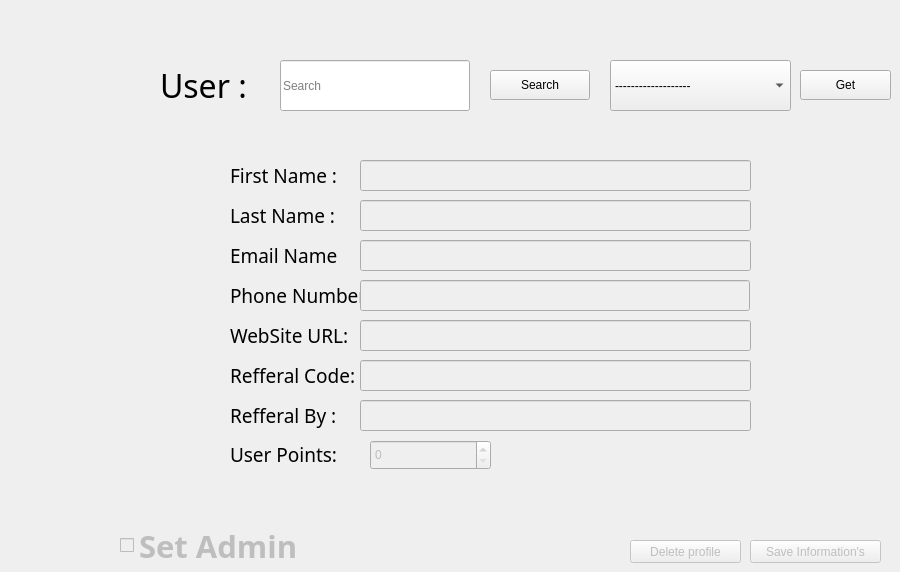
    <widget class="QWidget" name="tab">
     <attribute name="title">
      <string>الاعضاء</string>
     </attribute>
     <widget class="QLabel" name="label_11">
      <property name="geometry">
       <rect>
        <x>160</x>
        <y>70</y>
        <width>101</width>
        <height>31</height>
       </rect>
      </property>
      <property name="font">
       <font>
        <family>MingLiU_HKSCS-ExtB</family>
        <pointsize>24</pointsize>
       </font>
      </property>
      <property name="text">
       <string>User :</string>
      </property>
     </widget>
     <widget class="QComboBox" name="comboBox">
      <property name="geometry">
       <rect>
        <x>610</x>
        <y>60</y>
        <width>181</width>
        <height>51</height>
       </rect>
      </property>
      <item>
       <property name="text">
        <string>-------------------</string>
       </property>
      </item>
     </widget>
     <widget class="QPushButton" name="pushButton_3">
      <property name="geometry">
       <rect>
        <x>800</x>
        <y>70</y>
        <width>91</width>
        <height>30</height>
       </rect>
      </property>
      <property name="text">
       <string>Get</string>
      </property>
     </widget>
     <widget class="QLineEdit" name="lineEdit_13">
      <property name="geometry">
       <rect>
        <x>280</x>
        <y>60</y>
        <width>190</width>
        <height>51</height>
       </rect>
      </property>
      <property name="placeholderText">
       <string>Search</string>
      </property>
     </widget>
     <widget class="QPushButton" name="pushButton_6">
      <property name="geometry">
       <rect>
        <x>490</x>
        <y>70</y>
        <width>100</width>
        <height>30</height>
       </rect>
      </property>
      <property name="text">
       <string>Search</string>
      </property>
     </widget>
     <widget class="QLineEdit" name="lineEdit_8">
      <property name="enabled">
       <bool>false</bool>
      </property>
      <property name="geometry">
       <rect>
        <x>360</x>
        <y>160</y>
        <width>391</width>
        <height>31</height>
       </rect>
      </property>
     </widget>
     <widget class="QLabel" name="label_15">
      <property name="geometry">
       <rect>
        <x>230</x>
        <y>280</y>
        <width>141</width>
        <height>31</height>
       </rect>
      </property>
      <property name="font">
       <font>
        <family>MingLiU_HKSCS-ExtB</family>
        <pointsize>14</pointsize>
       </font>
      </property>
      <property name="text">
       <string>Phone Number:</string>
      </property>
     </widget>
     <widget class="QLabel" name="label_16">
      <property name="geometry">
       <rect>
        <x>230</x>
        <y>320</y>
        <width>131</width>
        <height>31</height>
       </rect>
      </property>
      <property name="font">
       <font>
        <family>MingLiU_HKSCS-ExtB</family>
        <pointsize>14</pointsize>
       </font>
      </property>
      <property name="text">
       <string>WebSite URL:</string>
      </property>
     </widget>
     <widget class="QLabel" name="label_13">
      <property name="geometry">
       <rect>
        <x>230</x>
        <y>200</y>
        <width>111</width>
        <height>31</height>
       </rect>
      </property>
      <property name="font">
       <font>
        <family>MingLiU_HKSCS-ExtB</family>
        <pointsize>14</pointsize>
       </font>
      </property>
      <property name="text">
       <string>Last Name :</string>
      </property>
     </widget>
     <widget class="QLineEdit" name="lineEdit_11">
      <property name="enabled">
       <bool>false</bool>
      </property>
      <property name="geometry">
       <rect>
        <x>360</x>
        <y>280</y>
        <width>390</width>
        <height>31</height>
       </rect>
      </property>
     </widget>
     <widget class="QLineEdit" name="lineEdit_9">
      <property name="enabled">
       <bool>false</bool>
      </property>
      <property name="geometry">
       <rect>
        <x>360</x>
        <y>200</y>
        <width>391</width>
        <height>31</height>
       </rect>
      </property>
     </widget>
     <widget class="QLabel" name="label_12">
      <property name="geometry">
       <rect>
        <x>230</x>
        <y>160</y>
        <width>111</width>
        <height>31</height>
       </rect>
      </property>
      <property name="font">
       <font>
        <family>MingLiU_HKSCS-ExtB</family>
        <pointsize>14</pointsize>
       </font>
      </property>
      <property name="text">
       <string>First Name :</string>
      </property>
     </widget>
     <widget class="QLabel" name="label_14">
      <property name="geometry">
       <rect>
        <x>230</x>
        <y>240</y>
        <width>111</width>
        <height>31</height>
       </rect>
      </property>
      <property name="font">
       <font>
        <family>MingLiU_HKSCS-ExtB</family>
        <pointsize>14</pointsize>
       </font>
      </property>
      <property name="text">
       <string>Email Name :</string>
      </property>
     </widget>
     <widget class="QLineEdit" name="lineEdit_12">
      <property name="enabled">
       <bool>false</bool>
      </property>
      <property name="geometry">
       <rect>
        <x>360</x>
        <y>320</y>
        <width>391</width>
        <height>31</height>
       </rect>
      </property>
     </widget>
     <widget class="QLineEdit" name="lineEdit_10">
      <property name="enabled">
       <bool>false</bool>
      </property>
      <property name="geometry">
       <rect>
        <x>360</x>
        <y>240</y>
        <width>391</width>
        <height>31</height>
       </rect>
      </property>
     </widget>
     <widget class="QCheckBox" name="checkBox">
      <property name="enabled">
       <bool>false</bool>
      </property>
      <property name="geometry">
       <rect>
        <x>120</x>
        <y>530</y>
        <width>191</width>
        <height>31</height>
       </rect>
      </property>
      <property name="font">
       <font>
        <family>MingLiU-ExtB</family>
        <pointsize>23</pointsize>
        <weight>75</weight>
        <bold>true</bold>
       </font>
      </property>
      <property name="text">
       <string>Set Admin</string>
      </property>
     </widget>
     <widget class="QPushButton" name="pushButton_5">
      <property name="enabled">
       <bool>false</bool>
      </property>
      <property name="geometry">
       <rect>
        <x>630</x>
        <y>540</y>
        <width>111</width>
        <height>23</height>
       </rect>
      </property>
      <property name="text">
       <string>Delete profile</string>
      </property>
     </widget>
     <widget class="QPushButton" name="pushButton_4">
      <property name="enabled">
       <bool>false</bool>
      </property>
      <property name="geometry">
       <rect>
        <x>750</x>
        <y>540</y>
        <width>131</width>
        <height>23</height>
       </rect>
      </property>
      <property name="text">
       <string>Save Information's</string>
      </property>
     </widget>
     <widget class="QLabel" name="label_29">
      <property name="geometry">
       <rect>
        <x>230</x>
        <y>439</y>
        <width>131</width>
        <height>31</height>
       </rect>
      </property>
      <property name="font">
       <font>
        <family>MingLiU_HKSCS-ExtB</family>
        <pointsize>14</pointsize>
       </font>
      </property>
      <property name="text">
       <string>User Points:</string>
      </property>
     </widget>
     <widget class="QSpinBox" name="spinBox">
      <property name="enabled">
       <bool>false</bool>
      </property>
      <property name="geometry">
       <rect>
        <x>370</x>
        <y>440</y>
        <width>121</width>
        <height>30</height>
       </rect>
      </property>
      <property name="readOnly">
       <bool>false</bool>
      </property>
      <property name="maximum">
       <number>999999999</number>
      </property>
     </widget>
     <widget class="QLabel" name="label_31">
      <property name="geometry">
       <rect>
        <x>230</x>
        <y>360</y>
        <width>131</width>
        <height>31</height>
       </rect>
      </property>
      <property name="font">
       <font>
        <family>MingLiU_HKSCS-ExtB</family>
        <pointsize>14</pointsize>
       </font>
      </property>
      <property name="text">
       <string>Refferal Code:</string>
      </property>
     </widget>
     <widget class="QLineEdit" name="lineEdit_20">
      <property name="enabled">
       <bool>false</bool>
      </property>
      <property name="geometry">
       <rect>
        <x>360</x>
        <y>360</y>
        <width>391</width>
        <height>31</height>
       </rect>
      </property>
     </widget>
     <widget class="QLabel" name="label_32">
      <property name="geometry">
       <rect>
        <x>230</x>
        <y>400</y>
        <width>131</width>
        <height>31</height>
       </rect>
      </property>
      <property name="font">
       <font>
        <family>MingLiU_HKSCS-ExtB</family>
        <pointsize>14</pointsize>
       </font>
      </property>
      <property name="text">
       <string>Refferal By :</string>
      </property>
     </widget>
     <widget class="QLineEdit" name="lineEdit_21">
      <property name="enabled">
       <bool>false</bool>
      </property>
      <property name="geometry">
       <rect>
        <x>360</x>
        <y>400</y>
        <width>391</width>
        <height>31</height>
       </rect>
      </property>
     </widget>
    </widget>
